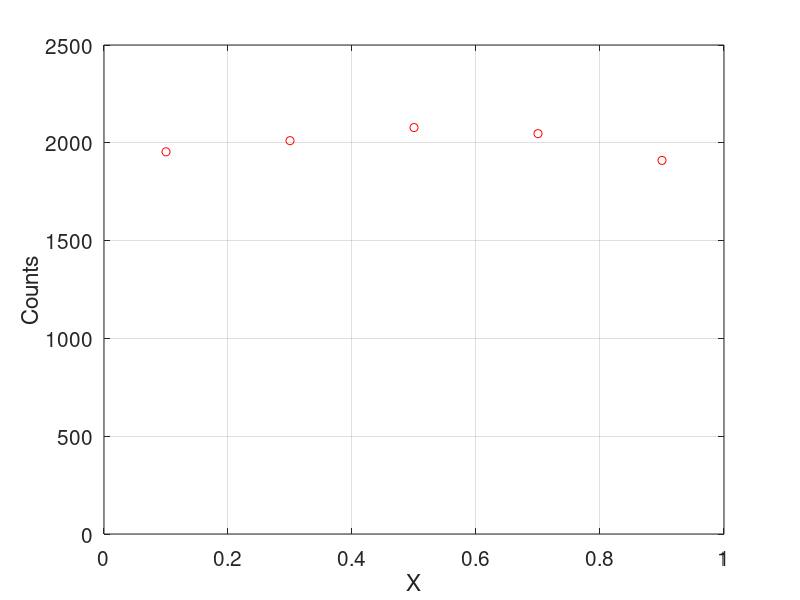

The MATLAB script that drew this image:
% problem1Ab.m
% First 1000 random numbers are generaged and stored in array X. 
% To produce a histogram, bin ediges are defined by the "binedges" array.
% The elements of the array are 0, 0.2, 0.4, 0.6 0.8 and 1, 
% these idicate the edges of the bins. 
% The "histc" function counts the number of the elements of X that fall 
% in the bins. The elements of "counts" give the number in each bin. 
% "midopoints" is the midpoints/cenetres of the bins. Note that dx is the 
% bin size. By using the tic and toc function, the time taken by the program 
% to execute can be measured. 

tic                 % Start a stopwatch timer.
clear               % clear variables and functions from memory
X  = rand(1,10000); % generate 10000 random numbers between 0 an 1. 
dx = 0.2;           % bin size;

binedges = 0:dx:1;  % define evenly spaced array, start : step : end
                    % see section 6, Octave tutorial
                    % bingedges = 0, 0.2, 0.4, 0.6, 0.8, 1
                    
counts = histc(X,binedges);% counts in each bin
                    % 0-0.2, 0.2-0.4, 0.4-0.6, 0.6-0.8, 0.8-1 and 1-1
                    % the last bin 1-1 is useless. 

midpoints = binedges+dx/2; % midpoints of the bins
                           % 0.1, 0.3, 0.5, 0.7, 0.9, 1.1
                           % the last point 1.1 is meaningless, but 
                           % when we plot the results by using plot below,
                           % the two vectors midpoints and counts should 
                           % have the same length, i.e. 6. so we include
                           % 1.1 in the midpoints. 
                           
plot(midpoints, counts,'ro')% plot counts vs midpoints
xlim([0 1])                 % plot-range from x=0 to 1. 
grid on                     % adds major grid lines to current axes.
xlabel('X','FontSize',20)
ylabel('Counts','FontSize',20)
set(gca, 'FontSize', 15)
toc         % Read the stopwatch timer.
            % tic and toc functions work together to measure elapsed time.
